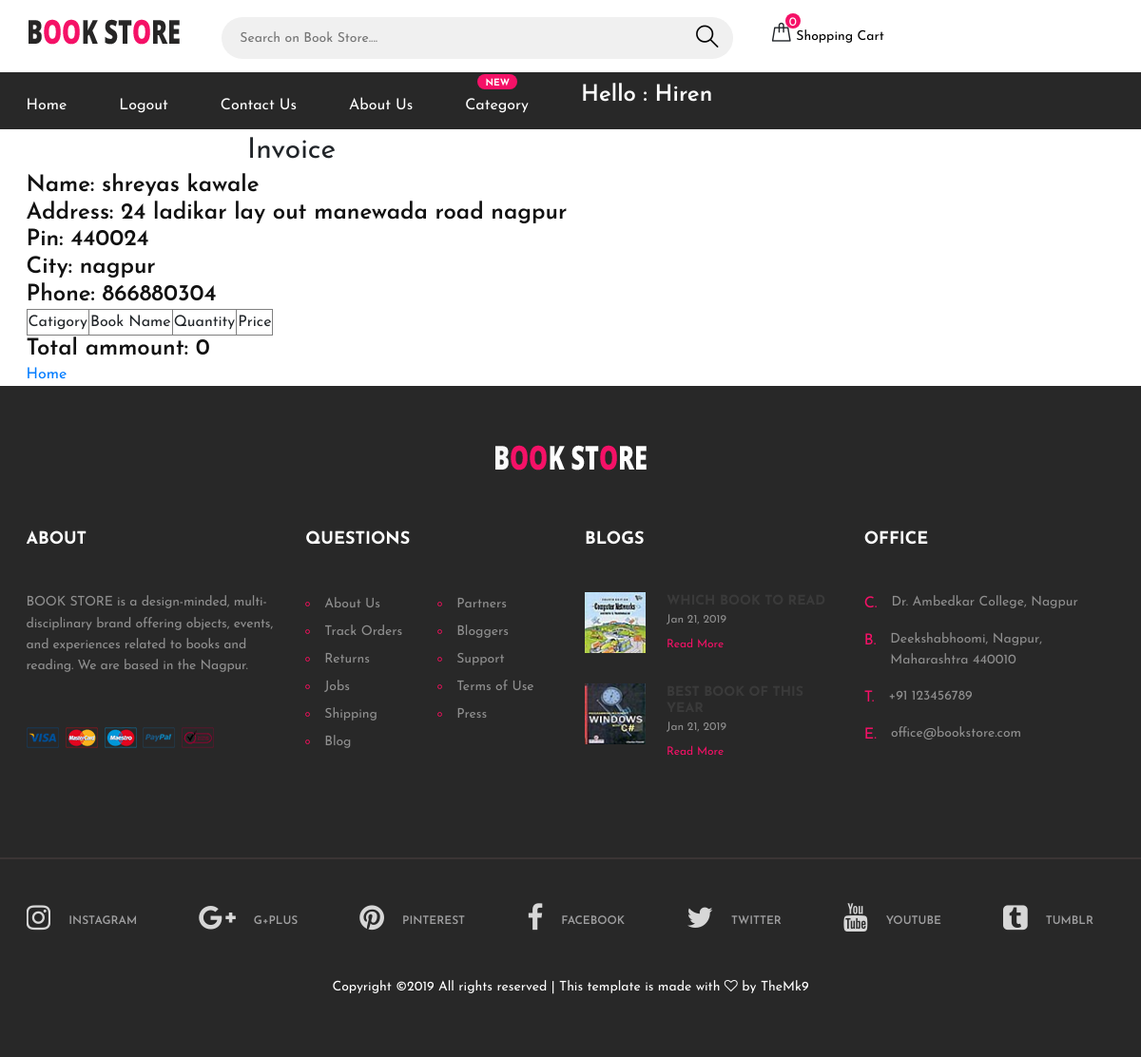
The app's page /cod.php (signed in) with its own data.
### tables this page shows
CREATE TABLE `orders` (
  `id` int(10) NOT NULL,
  `name` varchar(100) NOT NULL,
  `address` varchar(100) NOT NULL,
  `pin` varchar(100) NOT NULL,
  `city` varchar(100) NOT NULL,
  `state` varchar(100) NOT NULL,
  `phone` varchar(100) NOT NULL
);

### cod.php (the view, shortened to what this page needs)
<?php
require('includes/config.php');
$query=" SELECT * FROM orders ORDER BY id desc";
$result = $conn->query($query);
$data = $result->fetch_object();
 ?>
<!DOCTYPE html PUBLIC "-//W3C//DTD XHTML 1.0 Strict//EN" "http://www.w3.org/TR/xhtml1/DTD/xhtml1-strict.dtd">
<html lang="zxx">
<head>
	<link rel="stylesheet" href="css/bootstrap.min.css"/>
	<link rel="stylesheet" href="css/font-awesome.min.css"/>
	<link rel="stylesheet" href="css/flaticon.css"/>
	<link rel="stylesheet" href="css/slicknav.min.css"/>
	<link rel="stylesheet" href="css/jquery-ui.min.css"/>
	<link rel="stylesheet" href="css/owl.carousel.min.css"/>
	<link rel="stylesheet" href="css/animate.css"/>
	<link rel="stylesheet" href="css/style.css"/>
</head>
<body>
		<?php
	require('includes/menu.inc.php');
	 ?>
			<font style="font-size:30px;margin-left:260px">Invoice</font>
<div class="container">
		<h4>Name: <?php echo $data->name; ?></h4>
		<h4>Address: <?php echo $data->address; ?></h4>
		<h4>Pin: <?php echo $data->pin; ?></h4>
		<h4>City: <?php echo $data->city; ?></h4>
		<h4>Phone: <?php echo $data->phone; ?></h4>
		<table border="1px">
	<tr>
		<td>Catigory</td>
		<td>Book Name</td>
		<td>Quantity</td>
		<td>Price</td>
	</tr>
<?php  $tamt=0;
			?></table>
			<h4>Total ammount: <?php echo $tamt ?></h4>
			<a href="index.php">Home</a>
</div>
	<section class="footer-section">
		<div class="container">
			<div class="footer-logo text-center">
				<a href="index.html"><img src="./img/logo-light.png" alt=""></a>
			</div>
			<div class="row">
				<div class="col-lg-3 col-sm-6">
					<div class="footer-widget about-widget">
						<h2>About</h2>
						<p>BOOK STORE is a design-minded, multi-disciplinary brand offering objects, events, and experiences related to books and reading.  We are based in the Nagpur. </p>
						<img src="img/cards.png" alt="">
					</div>
				</div>
				<div class="col-lg-3 col-sm-6">
					<div class="footer-widget about-widget">
						<h2>Questions</h2>
						<ul>
							<li><a href="">About Us</a></li>
							<li><a href="">Track Orders</a></li>
							<li><a href="">Returns</a></li>
							<li><a href="">Jobs</a></li>
							<li><a href="">Shipping</a></li>
							<li><a href="">Blog</a></li>
						</ul>
						<ul>
							<li><a href="">Partners</a></li>
							<li><a href="">Bloggers</a></li>
							<li><a href="">Support</a></li>
							<li><a href="">Terms of Use</a></li>
							<li><a href="">Press</a></li>
						</ul>
					</div>
				</div>
				<div class="col-lg-3 col-sm-6">
					<div class="footer-widget about-widget">
						<h2>Blogs</h2>
						<div class="fw-latest-post-widget">
							<div class="lp-item">
								<div class="lp-thumb set-bg" data-setbg="img/blog-thumbs/1.jpg"></div>
								<div class="lp-content">
									<h6>which book to read</h6>
									<span>Jan 21, 2019</span>
									<a href="#" class="readmore">Read More</a>
								</div>
							</div>
							<div class="lp-item">
								<div class="lp-thumb set-bg" data-setbg="img/blog-thumbs/2.jpg"></div>
								<div class="lp-content">
									<h6>best book of this year</h6>
									<span>Jan 21, 2019</span>
									<a href="#" class="readmore">Read More</a>
								</div>
							</div>
						</div>
					</div>
				</div>
				<div class="col-lg-3 col-sm-6">
					<div class="footer-widget contact-widget">
						<h2>Office</h2>
						<div class="con-info">
							<span>C.</span>
							<p>Dr. Ambedkar College, Nagpur  </p>
						</div>
						<div class="con-info">
							<span>B.</span>
							<p>Deekshabhoomi, Nagpur, Maharashtra 440010</p>
						</div>
						<div class="con-info">
							<span>T.</span>
							<p>+91 123456789</p>
						</div>
						<div class="con-info">
							<span>E.</span>
							<p>office@bookstore.com</p>
						</div>
					</div>
				</div>
			</div>
		</div>
		<div class="social-links-warp">
			<div class="container">
				<div class="social-links">
					<a href="" class="instagram"><i class="fa fa-instagram"></i><span>instagram</span></a>
					<a href="" class="google-plus"><i class="fa fa-google-plus"></i><span>g+plus</span></a>
					<a href="" class="pinterest"><i class="fa fa-pinterest"></i><span>pinterest</span></a>
					<a href="" class="facebook"><i class="fa fa-facebook"></i><span>facebook</span></a>
					<a href="" class="twitter"><i class="fa fa-twitter"></i><span>twitter</span></a>
					<a href="" class="youtube"><i class="fa fa-youtube"></i><span>youtube</span></a>
					<a href="" class="tumblr"><i class="fa fa-tumblr-square"></i><span>tumblr</span></a>
				</div>
<p class="text-white text-center mt-5">Copyright &copy;<script>document.write(new Date().getFullYear());</script> All rights reserved | This template is made with <i class="fa fa-heart-o" aria-hidden="true"></i> by <a href="https://colorlib.com" target="_blank">TheMk9</a></p>
			</div>
		</div>
	</section>
	</body>
</html>

### css/style.css (style rules this page uses)
html, body { height: 100%; font-family: 'Josefin Sans', sans-serif; -webkit-font-smoothing: antialiased; font-smoothing: antialiased; }
h1, h2, h3, h4, h5, h6 { margin: 0; color: #111111; font-weight: 600; }
h2 { font-size: 36px; }
h4 { font-size: 24px; }
h6 { font-size: 16px; }
p { font-size: 14px; color: #585858; line-height: 1.6; }
img { max-width: 100%; }
ul, ol { padding: 0; margin: 0; }
.set-bg { background-repeat: no-repeat; background-size: cover; background-position: top center; }
.text-white h1, .text-white h2, .text-white h3, .text-white h4, .text-white h5, .text-white h6, .text-white p, .text-white span, .text-white li, .text-white a { color: #fff; }
.footer-section { background: #282828; padding-top: 60px; }
.footer-logo { padding-bottom: 60px; }
.footer-widget { margin-bottom: 70px; overflow: hidden; }
.footer-widget h2 { font-size: 18px; font-weight: 700; text-transform: uppercase; color: #fff; margin-bottom: 45px; }
.footer-widget p { color: #8f8f8f; }
.footer-widget.about-widget p { margin-bottom: 50px; letter-spacing: -0.01em; }
.footer-widget ul { list-style: none; float: left; margin-right: 37px; }
.footer-widget ul:last-child { margin-right: 0; }
.footer-widget ul li a { display: inline-block; position: relative; padding-left: 20px; font-size: 14px; color: #8f8f8f; margin-bottom: 6px; }
.footer-widget ul li a:after { position: absolute; content: ""; width: 5px; height: 5px; left: 0; top: 8px; border: 1px solid #ec105a; border-radius: 50%; -webkit-transition: all 0.2s; -o-transition: all 0.2s; transition: all 0.2s; }
.fw-latest-post-widget .lp-item { margin-bottom: 30px; display: block; overflow: hidden; }
.fw-latest-post-widget .lp-thumb { width: 64px; height: 64px; float: left; margin-right: 22px; }
.fw-latest-post-widget .lp-content { overflow: hidden; padding-top: 2px; }
.fw-latest-post-widget .lp-content h6 { font-size: 14px; font-weight: 700; text-transform: uppercase; opacity: 0.25; color: #717171; margin-bottom: 1px; }
.fw-latest-post-widget .lp-content span { display: block; font-size: 12px; color: #8f8f8f; margin-bottom: 4px; }
.fw-latest-post-widget .lp-content .readmore { font-size: 12px; color: #f51167; }
.contact-widget .con-info span { float: left; color: #f51167; margin-right: 15px; overflow: hidden; }
.social-links-warp { border-top: 2px solid #3b3535; padding: 46px 0; }
.social-links a { margin-right: 60px; display: inline-block; }
.social-links a:last-child { margin-right: 0; }
.social-links a i { font-size: 30px; color: #d7d7d7; float: left; margin-right: 19px; overflow: hidden; -webkit-transition: all 0.3s; -o-transition: all 0.3s; transition: all 0.3s; }
.social-links a span { display: inline-block; font-size: 12px; font-weight: 600; text-transform: uppercase; color: #9f9fa0; padding-top: 10px; -webkit-transition: all 0.3s; -o-transition: all 0.3s; transition: all 0.3s; }
@media (min-width: 1200px) { .container { max-width: 1175px; } }

### records on screen
orders: name "shreyas kawale", address "24 ladikar lay out manewada road nagpur", pin "440024", city "nagpur", phone "866880304"

### other values on screen
$_SESSION['unm'] "Hiren"
$tamt "0"
